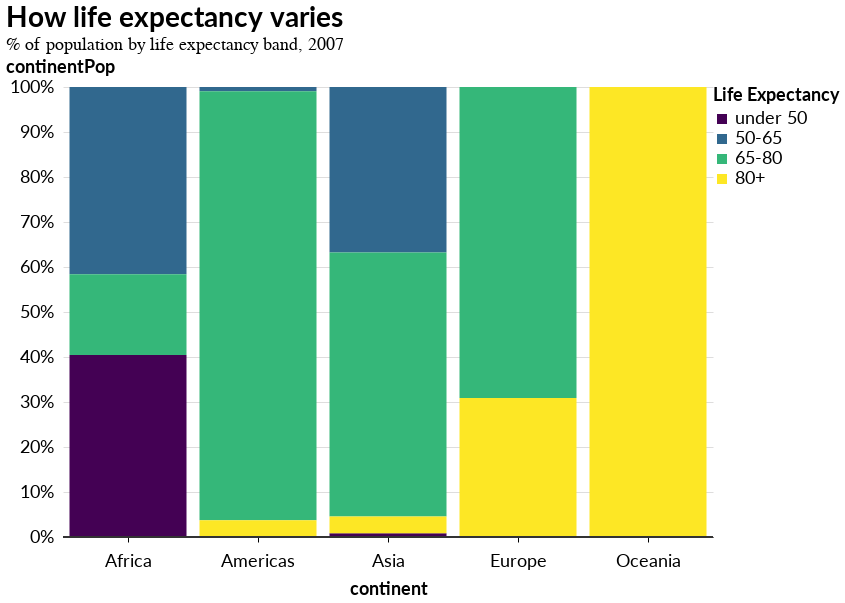

Notebook code for this chart:
### Code cell
# altair
stacked_bar_altair = (
    alt.Chart(stacked_bar_df)
    .mark_bar()
    .encode(x='continent:N',
            y=alt.Y('continentPop', stack='normalize',
                    axis=alt.Axis(format='%'),
                   sort=['80+', '65-80', '50-65', 'under 50']),
#                 order=alt.Order(
#       # Sort the segments of the bars by this field
#       'lifeExpGrouped',
#       sort='descending'),
            fill=alt.Fill('lifeExpGrouped:O',
                          scale=alt.Scale(scheme='viridis',
                                          reverse=True,
                                          domain=['under 50','50-65', '65-80', '80+', ],
                                         range=['rgb(253, 231, 37)',
                                                'rgb(53, 183, 121)',
 'rgb(49, 104, 142)',
 
 'rgb(68, 1, 84)']),
                          legend=alt.Legend(title="Life Expectancy")
                         
                         )
           )
    .properties(title={'text': 'How life expectancy varies',
                       'subtitle': '% of population by life expectancy band, 2007'},
                )
)

overay = overlay = pd.DataFrame({'continentPop': [0]})
hline = alt.Chart(overlay).mark_rule(
    color='#333333', strokeWidth=2).encode(y='continentPop:Q')


(stacked_bar_altair + hline).configure_legend(orient ='right')

### Figure 1 — Vega-Lite specification as saved in the notebook (floating-point values rounded to 4 significant figures)
{"width": 650, "height": 450, "config": {"title": {"fontSize": 28, "font": "Lato", "anchor": "start", "fontColor": "#000000", "subtitleFontSize": 18}, "axisX": {"domain": true, "domainColor": "#000000", "domainWidth": 1, "grid": false, "labelFont": "Lato", "labelFontSize": 18, "labelAngle": 0, "labelPadding": 10, "tickColor": "#000000", "tickSize": 5, "titleFont": "Lato", "titleFontSize": 18, "titlePadding": 10}, "axisY": {"domain": false, "grid": true, "gridColor": "#DEDDDD", "gridWidth": 1, "labelFont": "Lato", "labelFontSize": 18, "labelAngle": 0, "labelPadding": 10, "ticks": false, "titleFont": "Lato", "titleFontSize": 18, "titlePadding": 10, "titleAngle": 0, "titleY": -11, "titleX": -3}, "header": {"labelFontSize": 18, "titleFontSize": 18}, "range": {"category": ["#1696d2", "#d2d2d2", "#000000", "#fdbf11", "#ec008b", "#55b748", "#5c5859", "#db2b27"], "diverging": ["#cfe8f3", "#a2d4ec", "#73bfe2", "#46abdb", "#1696d2", "#12719e"]}, "legend": {"labelFont": "Lato", "labelFontSize": 18, "symbolType": "square", "symbolSize": 100, "titleFont": "Lato", "titleFontSize": 18, "title": "", "orient": "right", "offset": 0}, "view": {"stroke": "transparent"}}, "layer": [{"data": {"name": "data-144d424e1e9fff33be59e9736a4970cd"}, "mark": "bar", "encoding": {"fill": {"type": "ordinal", "field": "lifeExpGrouped", "legend": {"title": "Life Expectancy"}, "scale": {"domain": ["under 50", "50-65", "65-80", "80+"], "range": ["rgb(253, 231, 37)", "rgb(53, 183, 121)", "rgb(49, 104, 142)", "rgb(68, 1, 84)"], "reverse": true, "scheme": "viridis"}}, "x": {"type": "nominal", "field": "continent"}, "y": {"type": "quantitative", "axis": {"format": "%"}, "field": "continentPop", "sort": ["80+", "65-80", "50-65", "under 50"], "stack": "normalize"}}, "title": {"text": "How life expectancy varies", "subtitle": "% of population by life expectancy band, 2007"}}, {"data": {"name": "data-d45d92cd6de2edfd11b04060325cd948"}, "mark": {"type": "rule", "color": "#333333", "strokeWidth": 2}, "encoding": {"y": {"type": "quantitative", "field": "continentPop"}}}], "$schema": "https://vega.github.io/schema/vega-lite/v4.8.1.json", "datasets": {"data-144d424e1e9fff33be59e9736a4970cd": [{"continent": "Africa", "lifeExpGrouped": "under 50", "continentPop": 376100000.0}, {"continent": "Africa", "lifeExpGrouped": "50-65", "continentPop": 386800000.0}, {"continent": "Africa", "lifeExpGrouped": "65-80", "continentPop": 166600000.0}, {"continent": "Africa", "lifeExpGrouped": "80+", "continentPop": null}, {"continent": "Americas", "lifeExpGrouped": "under 50", "continentPop": null}, {"continent": "Americas", "lifeExpGrouped": "50-65", "continentPop": 8503000.0}, {"continent": "Americas", "lifeExpGrouped": "65-80", "continentPop": 857000000.0}, {"continent": "Americas", "lifeExpGrouped": "80+", "continentPop": 33390000.0}, {"continent": "Asia", "lifeExpGrouped": "under 50", "continentPop": 31890000.0}, {"continent": "Asia", "lifeExpGrouped": "50-65", "continentPop": 1401000000.0}, {"continent": "Asia", "lifeExpGrouped": "65-80", "continentPop": 2238000000.0}, {"continent": "Asia", "lifeExpGrouped": "80+", "continentPop": 140900000.0}, {"continent": "Europe", "lifeExpGrouped": "under 50", "continentPop": null}, {"continent": "Europe", "lifeExpGrouped": "50-65", "continentPop": null}, {"continent": "Europe", "lifeExpGrouped": "65-80", "continentPop": 404900000.0}, {"continent": "Europe", "lifeExpGrouped": "80+", "continentPop": 181200000.0}, {"continent": "Oceania", "lifeExpGrouped": "under 50", "continentPop": null}, {"continent": "Oceania", "lifeExpGrouped": "50-65", "continentPop": null}, {"continent": "Oceania", "lifeExpGrouped": "65-80", "continentPop": null}, {"continent": "Oceania", "lifeExpGrouped": "80+", "continentPop": 24550000.0}], "data-d45d92cd6de2edfd11b04060325cd948": [{"continentPop": 0}]}}
